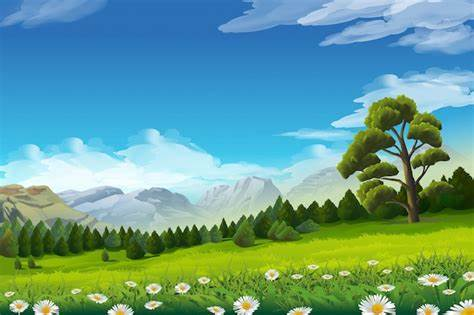
#> input picture Proyecto/PruebaPython/TestImage_RGB.png, 474 x 315 px
$ jupyter execute 'Histogram equalization.ipynb'
#> lines starting #> are read from the running program, lines starting #| are printed output that depends on the picture
[cell 1]
import matplotlib.pyplot as plt
from bitarray import bitarray
from PIL import ImageOps
from PIL import Image
import numpy as np

[cell 2]
# Open the image file
test_image_RGB = Image.open("TestImage_RGB.png")
#> test_image_RGB is the input picture: PIL image 474x315 RGB; mean R, G, B 101.7, 156.8, 145.2
print(np.array(test_image_RGB))
#> (printed output is left out)

[cell 3]
# Convert the image in gray scale
test_image_G = test_image_RGB.convert('L')
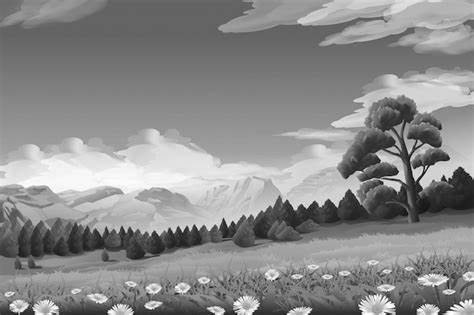
#> test_image_G: PIL image 474x315 L; min 2, max 254, mean 139
# Resize the image in 8x8 pixels
test_image_G = test_image_G.resize((256,256))
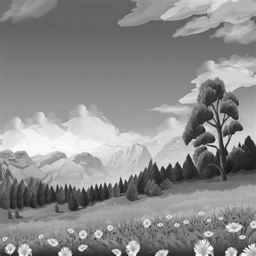
#> test_image_G: PIL image 256x256 L; min 20, max 255, mean 139
# Save the image
test_image_G.save("TestImage_G.png")

#print(np.array(test_image_G))

contador_aux = 0
for i in np.array(test_image_G):
    for j in i:
        print(str(contador_aux) + ": " + str(j))
        contador_aux += 1
#> this loop made 256 passes
#> (printed output is left out)
#> after the loop, contador_aux = 65536

[cell 4]
def tomif(Image, FromWidth, ToWidth, Depth):
    # Convert the image data to a numpy array
    image_array = np.array(Image)

    # Convert the pixel values to integers
    integer_image = image_array.astype(np.uint8)

    # Flatten the image into a 1D array
    flattened_image = integer_image.flatten()

    # Create a bitarray for the binary representation of the image data
    binary_data = bitarray()
    for pixel in flattened_image:
        binary_data.frombytes(bytes([pixel]))

    # Create the .mif file
    with open('image.mif', 'w') as f:
        f.write('DEPTH = {};\n'.format(Depth))
        f.write('WIDTH = {};\n'.format(ToWidth))
        f.write('ADDRESS_RADIX = DEC;\n')
        f.write('DATA_RADIX = BIN;\n')
        f.write('CONTENT\n')
        f.write('BEGIN\n')

        address = 0
        for i in range(0, Depth):
            data = binary_data[i:i+FromWidth]
            f.write('{}: {};\n'.format(address, data.to01()))
            address += 1

        f.write('END;\n')

[cell 5]
tomif(test_image_G, 8, 16, 65536)
#> (the call stopped at in tomif, `binary_data = bitarray()`: bitarray is not available in this run)

[cell 6]
def histogram_equalization(image):
    # Calculate histogram
    histogram = [0] * 256
    for row in image:
        for pixel in row:
            histogram[pixel] += 1
#> after the loop, histogram = 256 values, max 1551 at index 101, min 0 at index 0, mean 256

    # Calculate cumulative distribution function (CDF)
    cdf = [0] * 256
    cdf[0] = histogram[0]
    for i in range(1, 256):
        cdf[i] = cdf[i-1] + histogram[i]
#> after the loop, cdf = 256 values from 0 to 65536

    print(cdf)

    # Calculate equalized histogram
    equalized_histogram = [0] * 256
    for i in range(256):
        equalized_histogram[i] = round((cdf[i] - cdf[0]) / ((image.shape[0] * image.shape[1]) - cdf[0]) * 255)
#> after the loop, equalized_histogram = 256 values from 0 to 255

    print("hola hola hola")

    print(equalized_histogram)


    # Apply equalization to image
    equalized_image = []
    for row in image:
        equalized_row = []
        for pixel in row:
            equalized_pixel = equalized_histogram[pixel]
            equalized_row.append(equalized_pixel)
        equalized_image.append(equalized_row)
#> after the loop, equalized_image = 256 items

    return equalized_image

[cell 7]
def visualize_image(image):
    plt.imshow(image, cmap='gray')
    plt.axis('off')
    plt.show()

[cell 8]
newImage_G = histogram_equalization(np.array(test_image_G))
#> newImage_G = 256 items

[cell 9]
print(newImage_G)

[cell 10]
print(len(newImage_G))
print(len(newImage_G[0]))

[cell 11]
visualize_image(test_image_RGB)

[cell 12]
visualize_image(test_image_G)

[cell 13]
visualize_image(newImage_G)
#> in visualize_image (call 3), `plt.show()`:
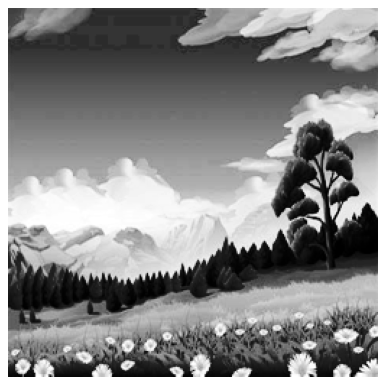
#> figure drawn by matplotlib, 1 panel
